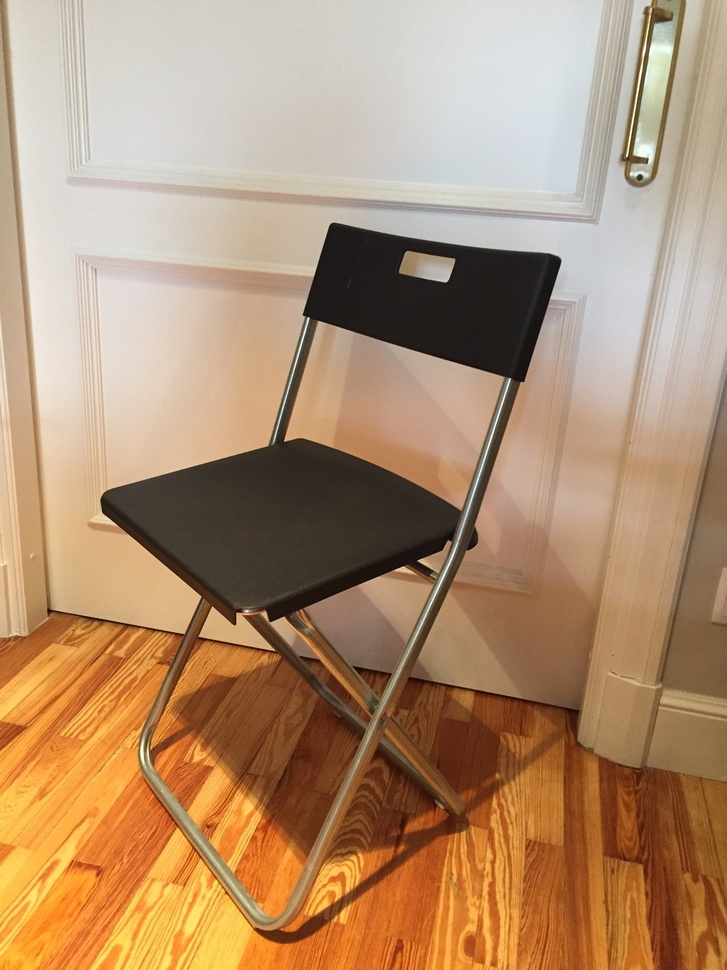
#> input picture notebooks/ikea_scraper/img_users/Imagen 2.jpeg, 727 x 970 px, shrunk from 1440 x 1920 before the run
$ jupyter execute --allow-errors 'Foreground Extraction.ipynb'   (shell and % lines are left out)   (older library calls are emulated)
#> lines starting #> are read from the running program, lines starting #| are printed output that depends on the picture; after the words box and inside, x2 and y2 are one past the last pixel; in counts of white or black regions, pixels touching at a corner belong together
[cell 1]
import cv2
import numpy as np

[cell 2]
#== Parameters =======================================================================
BLUR = 21
CANNY_THRESH_1 = 10
CANNY_THRESH_2 = 200
MASK_DILATE_ITER = 10
MASK_ERODE_ITER = 10
MASK_COLOR = (0.0,0.0,1.0) # In BGR format

[cell 3]
#== Processing =======================================================================

[cell 4]
#-- Read image -----------------------------------------------------------------------
img = cv2.imread('../ikea_scraper/img_users/Imagen 2.jpeg')
#> img is the input picture: shape (970, 727, 3); mean B, G, R 112.4, 143.5, 176.9
gray = cv2.cvtColor(img,cv2.COLOR_BGR2GRAY)

[cell 5]
#-- Edge detection -------------------------------------------------------------------
edges = cv2.Canny(gray, CANNY_THRESH_1, CANNY_THRESH_2)
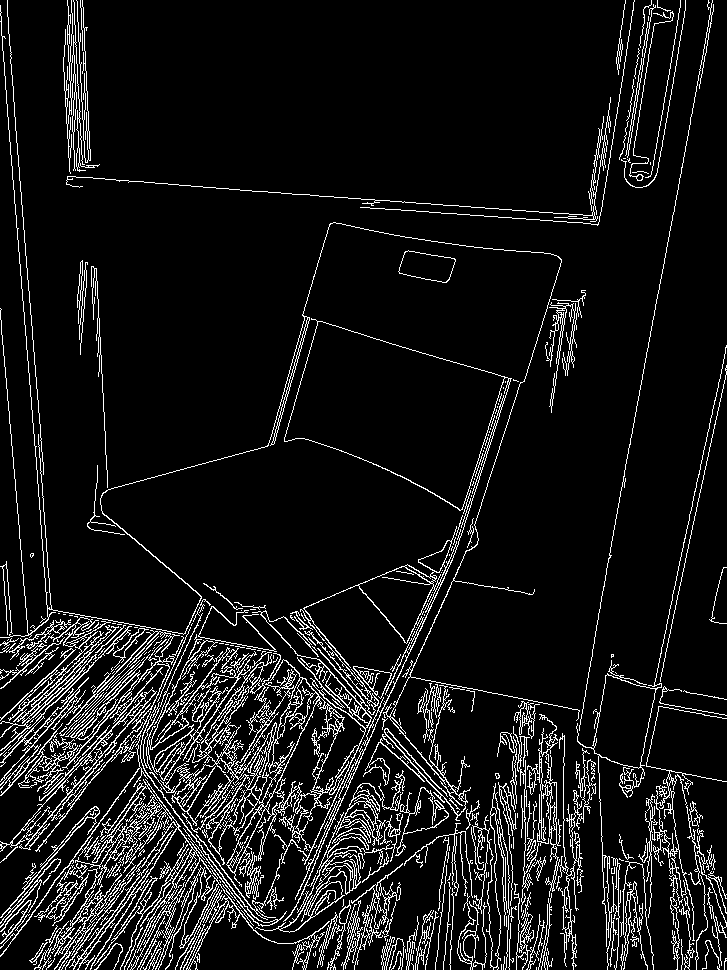
#> edges: shape (970, 727); 8.8% white in thin lines or dots
edges = cv2.dilate(edges, None)
#> edges: shape (970, 727); 25.4% white; 9 white regions, largest, box (x1, y1, x2, y2) and area: (0, 0, 727, 970) 165029, (62, 0, 636, 227) 8536, (618, 0, 687, 189) 3945
edges = cv2.erode(edges, None)
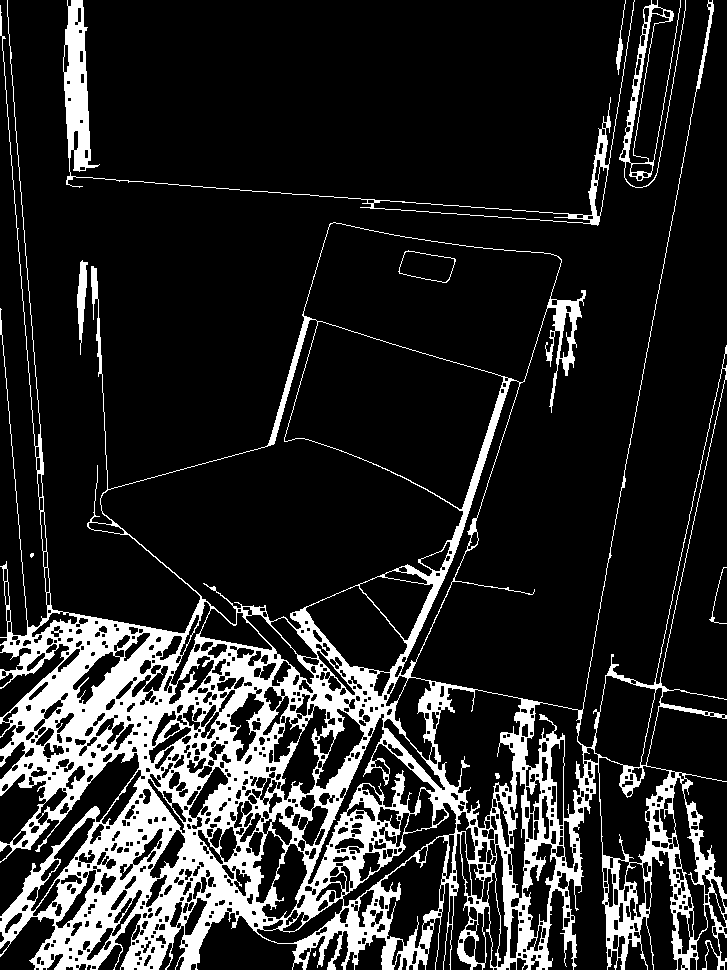
#> edges: shape (970, 727); 15.9% white; 10 white regions (2 under 20 px)

[cell 6]
#-- Find contours in edges, sort by area ---------------------------------------------
contour_info = []
# _, contours, _ = cv2.findContours(edges, cv2.RETR_LIST, cv2.CHAIN_APPROX_NONE)
# Previously, for a previous version of cv2, this line was:
contours, _ = cv2.findContours(edges, cv2.RETR_LIST, cv2.CHAIN_APPROX_NONE)
#> contours = 1027 contours, 307 with area under 20; largest, box (x1, y1, x2, y2) and area: (0, 0, 727, 970) 296524, (100, 319, 464, 630) 41792, (303, 222, 562, 383) 26234, (284, 321, 504, 510) 23836, (433, 687, 522, 829) 7712
# Thanks to notes from commenters, I've updated the code but left this note
for c in contours:
    contour_info.append((
        c,
        cv2.isContourConvex(c),
        cv2.contourArea(c),
    ))
#> after the loop, contour_info = 1027 items
contour_info = sorted(contour_info, key=lambda c: c[2], reverse=True)
max_contour = contour_info[0]
#> max_contour = 3 items, first 3: contour of 14305 points, box (x1, y1, x2, y2) (0, 0, 727, 970), area 296524, False, 296524.5

[cell 7]
#-- Create empty mask, draw filled polygon on it corresponding to largest contour ----
# Mask is black, polygon is white
mask = np.zeros(edges.shape)
cv2.fillConvexPoly(mask, max_contour[0], (255))
#> mask: shape (970, 727) float64; 30.7% white; 1 white region, box (x1, y1, x2, y2) and area: (0, 0, 727, 970) 216798

[cell 8]
#-- Smooth mask, then blur it --------------------------------------------------------
mask = cv2.dilate(mask, None, iterations=MASK_DILATE_ITER)
#> mask: shape (970, 727) float64; 46.5% white; 1 white region, box (x1, y1, x2, y2) and area: (0, 0, 727, 970) 327782
mask = cv2.erode(mask, None, iterations=MASK_ERODE_ITER)
#> mask: shape (970, 727) float64; 33.6% white; 1 white region, box (x1, y1, x2, y2) and area: (0, 0, 727, 970) 237115
mask = cv2.GaussianBlur(mask, (BLUR, BLUR), 0)
mask_stack = np.dstack([mask]*3)    # Create 3-channel alpha mask

[cell 9]
#-- Blend masked img into MASK_COLOR background --------------------------------------
mask_stack  = mask_stack.astype('float32') / 255.0          # Use float matrices,
img         = img.astype('float32') / 255.0                 #  for easy blending

masked = (mask_stack * img) + ((1-mask_stack) * MASK_COLOR) # Blend
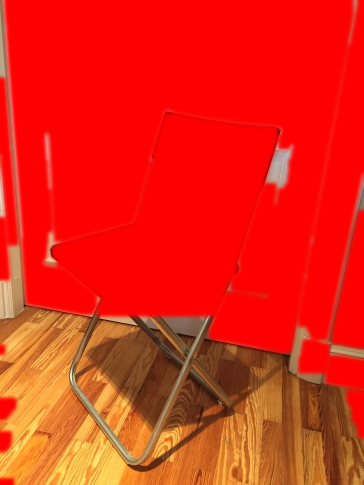
#> masked: shape (970, 727, 3) float64 (shown at 1/2 size); mean of channels 0, 1, 2 0.0709, 0.149, 0.9; drawn as B, G, R
masked = (masked * 255).astype('uint8')                     # Convert back to 8-bit

cv2.imshow('img', masked)                                   # Display
cv2.waitKey()
#> Out = 27

#cv2.imwrite('C:/Temp/person-masked.jpg', masked)           # Save

[cell 10]
###### TO PUT A TRANSPARENT BACKGROUND #####

# split image into channels
c_red, c_green, c_blue = cv2.split(img)
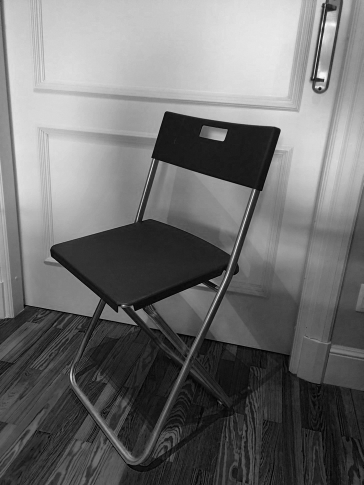
#> c_red: shape (970, 727) float32 (shown at 1/2 size); min 0, max 0.992, mean 0.441
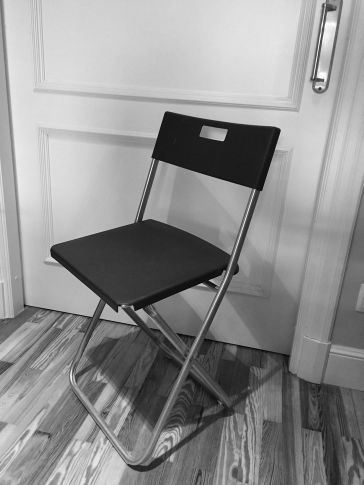
#> c_green: shape (970, 727) float32 (shown at 1/2 size); min 0, max 1, mean 0.563
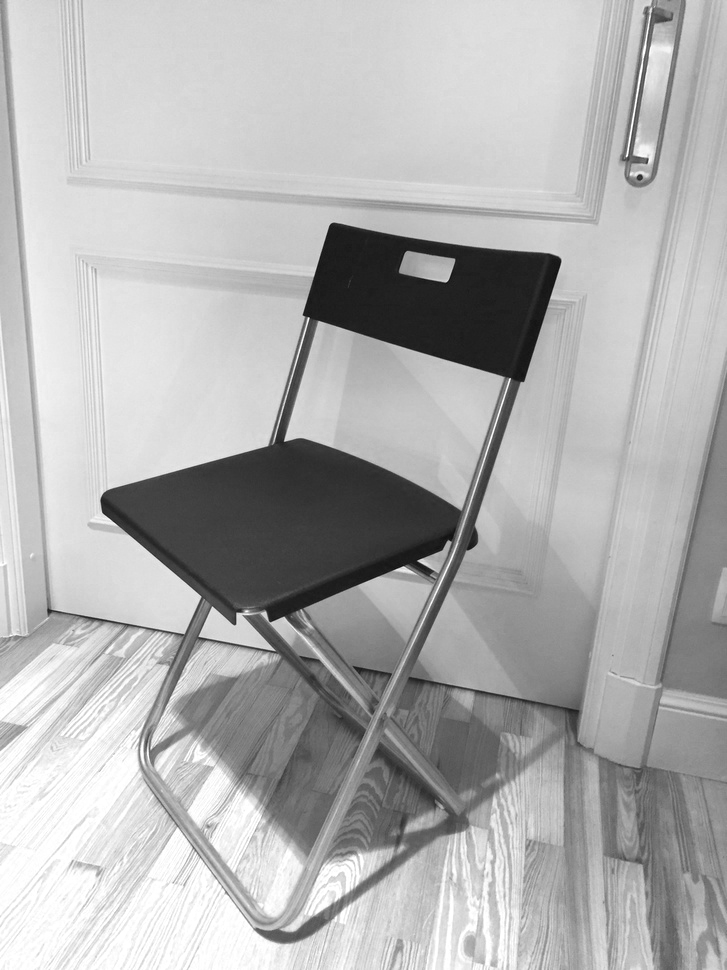
#> c_blue: shape (970, 727) float32; min 0.051, max 1, mean 0.694

# merge with mask got on one of a previous steps
img_a = cv2.merge((c_red, c_green, c_blue, mask.astype('float32') / 255.0))

# show on screen (optional in jupiter)
#> (the rest of this cell did not finish here and is left out)

$ run again, with notebooks/ikea_scraper/img_users/Imagen 3.jpeg copied over notebooks/ikea_scraper/img_users/Imagen 2.jpeg
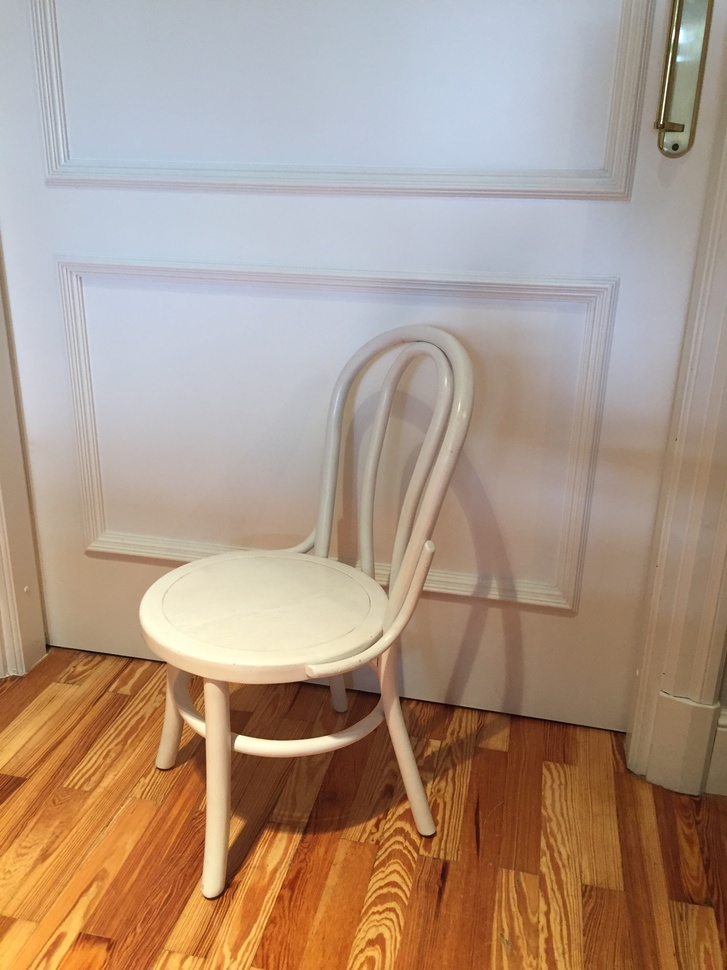
#> input picture notebooks/ikea_scraper/img_users/Imagen 3.jpeg, 727 x 970 px, shrunk from 1440 x 1920 before the run
#> img is the input picture: shape (970, 727, 3); mean B, G, R 134.6, 151.3, 173.1
#> `edges = cv2.erode(edges, None)`:
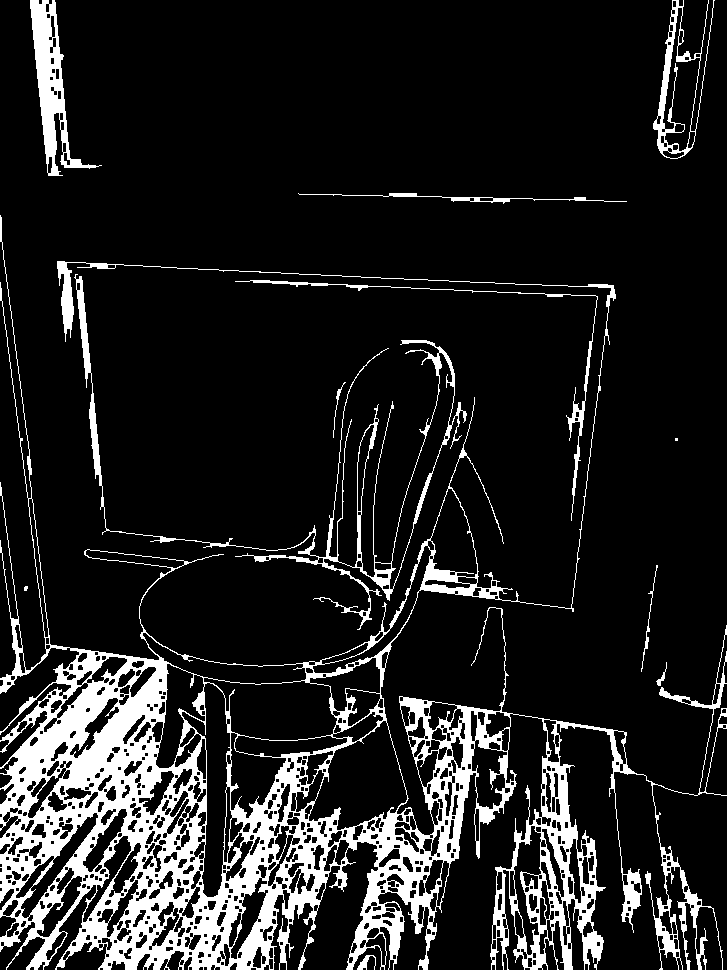
#> edges: shape (970, 727); 13.1% white; 12 white regions (2 under 20 px)
#> contours = 818 contours, 245 with area under 20; largest, box (x1, y1, x2, y2) and area: (0, 215, 727, 970) 148206, (74, 274, 467, 630) 7280, (308, 720, 408, 831) 6312, (203, 677, 338, 741) 5890, (181, 682, 231, 898) 4518
#> after the loop `for c in contours:`: contour_info = 818 items
#> max_contour = 3 items, first 3: contour of 14961 points, box (x1, y1, x2, y2) (0, 215, 727, 970), area 148206, False, 148206.5
#> Out = 27
#> `c_red, c_green, c_blue = cv2.split(img)`:
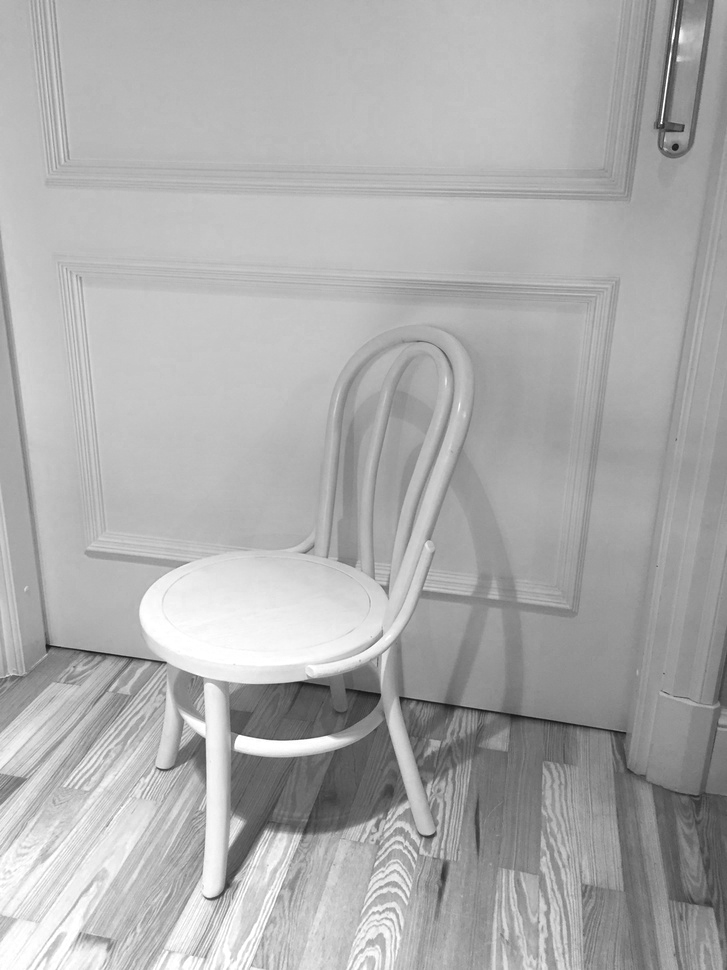
#> c_blue: shape (970, 727) float32; min 0.0745, max 1, mean 0.679
